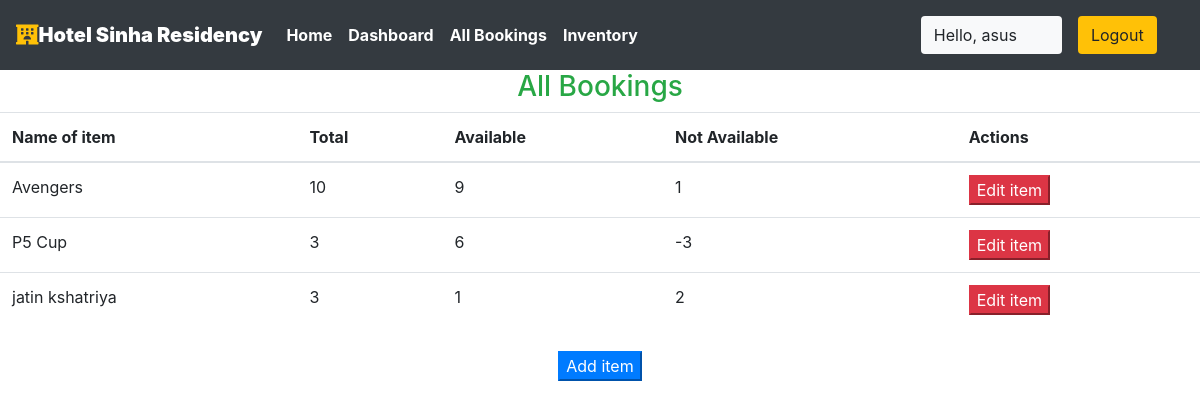
The page /staff/inventory (signed in) on the database its author committed.
### sinha/models.py (models this page shows, shortened)
class Inventory(models.Model):
    item_id=models.IntegerField()
    item_name = models.CharField(max_length=50)
    item_total = models.IntegerField()
    item_available = models.IntegerField()
    item_not_available = models.IntegerField()

### sinha/views.py (the view)
# urls.py: path('staff/inventory', views.inventory,name="inventory"),
@login_required(login_url='/staff')
def inventory(request):
    all_items = Inventory.objects.all()
    return render(request, 'staff/inventory.html', {'items' : all_items})

### templates/staff/inventory.html (shortened to what this page needs)
{% extends 'basic.html' %}
{% block body %}
<div>
    <h3 class="text-center  text-success">All Bookings </h3>
    <table class="table">
        <thead>
            <th>Name of item</th>
            <th>Total</th>
            <th>Available</th>
            <th>Not Available</th>
            <th>Actions</th>
        </thead>
        {% for item in items %}
        <tr>
            <td>{{ item.item_name }}</td>
            <td>{{ item.item_total }}</td>
            <td>{{ item.item_available }}</td>
            <td>{{ item.item_not_available }}</td>
            <td colspan="2">
                <button class="btn-group btn-danger btn-primary d-flex justify-content-evenly" data-toggle="modal"
                    data-target="#edit-item-{{item.id}}">Edit item</button>
            </td>
        </tr>
        {% endfor %}
    </table>
    <div class="container my-4 text-center">
        <button class="btn-group btn-primary " data-toggle="modal" data-target="#newitem">Add item</button>
    </div>
</div>
{% endblock body %}

### templates/basic.html (shortened to what this page needs)
{% load static %}
<!DOCTYPE html>
<!DOCTYPE html>
<html lang="en">
<head>
    <link rel="stylesheet" href="https://use.fontawesome.com/releases/v5.7.0/css/all.css">
    <link rel="stylesheet" href="{% static 'bootstrap\bootstrap.css' %}">
    <link rel="stylesheet" href="https://maxcdn.bootstrapcdn.com/bootstrap/4.5.0/css/bootstrap.min.css" >
</head>
<body style="dbackground-image: url('https://source.unsplash.com/random');height: 100%;">
    <div class="container-fluid px-0">
        <nav class="navbar navbar-expand-lg navbar-dark bg-dark font-weight-bold">
            <a class="navbar-brand text-bold bg-black " href="/"><i class="fas fa-hotel text-warning"></i><b>Hotel Sinha Residency</b></a>
            <div class="collapse navbar-collapse " id="navbarSupportedContent">
                <ul class="navbar-nav mr-auto ">
                    <li class="nav-item active">
                        <a class="nav-link" href="/home"> Home</a>
                    </li>
                    {% if user.is_staff %}
                    <li class="nav-item active">
                        <a class="nav-link" href="/staff/panel">Dashboard </a>
                    </li>
                    {% elif user.is_staff == False and user.is_authenticated %}
                    <li class="nav-item active">
                            <a class="nav-link" href="/user/bookings">My Bookings </a>
                        </li>
                    {% endif %}
                    {% if user.is_staff %}
                    <li class="nav-item active">
                            <a class="nav-link" href="/staff/allbookings">All Bookings </a>
                        </li>
                    {% endif %}
                    {% if user.is_staff %}
                    <li class="nav-item active">
                            <a class="nav-link" href="/staff/inventory">Inventory </a>
                        </li>
                    {% endif %}
                </ul>
                {% if user.is_authenticated %}
                      <button class="btn btn-group bg-light" data-toggle="modal" data-target="#forlogin">
                       Hello, {{request.user}}
                       <a href="/logout" class="nav-link">
                    <button class="btn btn-group bg-warning" data-toggle="modal" data-target="#forlogin">
                        Logout
                    </button></a>&nbsp; &nbsp;
                    </button>
                {% endif %}
            </div>
        </nav>
    </div>
    {% block body %}
    {% endblock body %}
</body>
</html>

### templates/basic.html (style rules this page uses)
a { text-decoration: none; }

### rows shown on the page
Inventory: item_name "Avengers", item_total "10", item_available "9", item_not_available "1"
Inventory: item_name "P5 Cup", item_total "3", item_available "6", item_not_available "-3"
Inventory: item_name "jatin kshatriya", item_total "3", item_available "1", item_not_available "2"

### other values the page prints
{{ request.user }} "asus"
